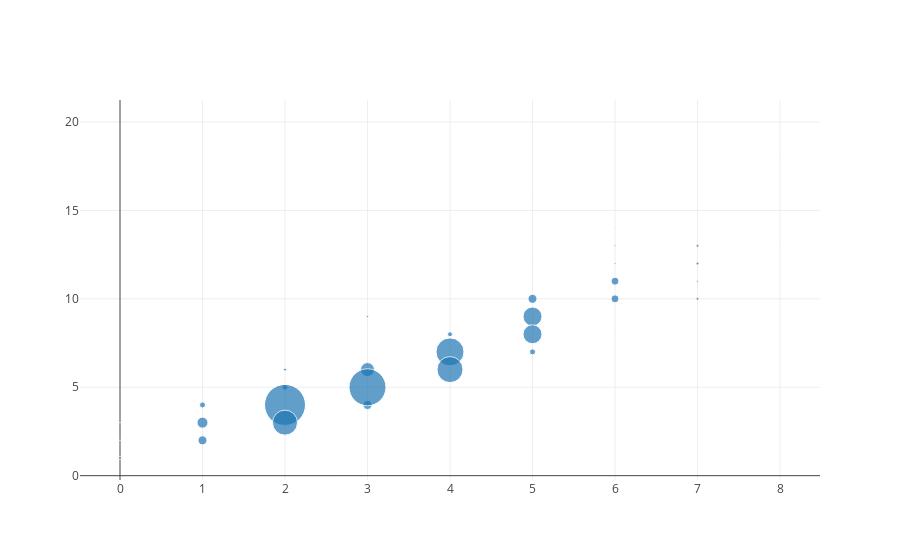

Write notebook code for a chart like this one.
### Code cell
val couplesToSize = statsVersusCCM
    .groupBy(x => x).mapValues(_.size)
    
val (x, y) = couplesToSize.keys.toList.unzip
val sizes = couplesToSize.values.toList
Scatter(
    x, y, 
    mode = ScatterMode(ScatterMode.Markers),
    marker = Marker(sizes)
).plot()

### Figure 1 — Plotly figure (JSON) as saved in the notebook; plotly's stock layout.template omitted (floating-point values rounded to 4 significant figures)
{"data": [{"marker": {"size": [6, 3, 1, 2, 1, 8, 1, 9, 28, 1, 19, 1, 1, 1, 1, 9, 14, 1, 1, 8, 37, 1, 26, 2, 3, 1, 6, 3, 6, 1, 2, 1, 3, 11, 5, 41, 3, 19, 2, 1, 25, 9, 1, 1]}, "mode": "markers", "type": "scatter", "x": [2, 7, 4, 3, 0, 6, 6, 3, 4, 8, 5, 7, 0, 6, 5, 5, 3, 8, 6, 6, 3, 7, 4, 6, 7, 4, 1, 2, 5, 5, 7, 5, 7, 1, 4, 2, 0, 5, 6, 1, 2, 1, 3, 5], "y": [5, 12, 12, 9, 2, 10, 14, 4, 7, 18, 9, 16, 3, 9, 20, 10, 6, 13, 8, 11, 5, 14, 6, 13, 13, 5, 4, 6, 7, 12, 11, 16, 10, 3, 8, 4, 1, 8, 12, 7, 3, 2, 8, 6]}], "layout": {"autosize": true, "xaxis": {"autorange": true, "range": [-0.5125, 8.513], "type": "linear"}, "yaxis": {"autorange": true, "range": [-0.3228, 21.32], "type": "linear"}}}
